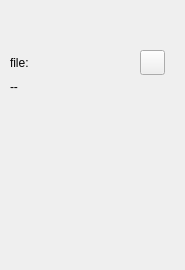
<?xml version="1.0" encoding="UTF-8"?>
<ui version="4.0">
 <class>loadlist</class>
 <widget class="QWidget" name="loadlist">
  <property name="geometry">
   <rect>
    <x>0</x>
    <y>0</y>
    <width>185</width>
    <height>270</height>
   </rect>
  </property>
  <property name="windowTitle">
   <string>Form</string>
  </property>
  <widget class="QPushButton" name="fileButton">
   <property name="geometry">
    <rect>
     <x>140</x>
     <y>50</y>
     <width>25</width>
     <height>25</height>
    </rect>
   </property>
   <property name="maximumSize">
    <size>
     <width>25</width>
     <height>25</height>
    </size>
   </property>
   <property name="text">
    <string/>
   </property>
   <property name="icon">
    <iconset theme="QIcon::ThemeIcon::DocumentNew"/>
   </property>
  </widget>
  <widget class="QLabel" name="label">
   <property name="geometry">
    <rect>
     <x>10</x>
     <y>50</y>
     <width>30</width>
     <height>25</height>
    </rect>
   </property>
   <property name="maximumSize">
    <size>
     <width>30</width>
     <height>25</height>
    </size>
   </property>
   <property name="text">
    <string>file:</string>
   </property>
   <property name="alignment">
    <set>Qt::AlignmentFlag::AlignLeading|Qt::AlignmentFlag::AlignLeft|Qt::AlignmentFlag::AlignVCenter</set>
   </property>
  </widget>
  <widget class="QLabel" name="path">
   <property name="geometry">
    <rect>
     <x>10</x>
     <y>80</y>
     <width>151</width>
     <height>60</height>
    </rect>
   </property>
   <property name="text">
    <string>--</string>
   </property>
   <property name="alignment">
    <set>Qt::AlignmentFlag::AlignLeading|Qt::AlignmentFlag::AlignLeft|Qt::AlignmentFlag::AlignTop</set>
   </property>
   <property name="wordWrap">
    <bool>true</bool>
   </property>
   <property name="textInteractionFlags">
    <set>Qt::TextInteractionFlag::TextBrowserInteraction</set>
   </property>
  </widget>
 </widget>
 <resources/>
 <connections/>
</ui>
